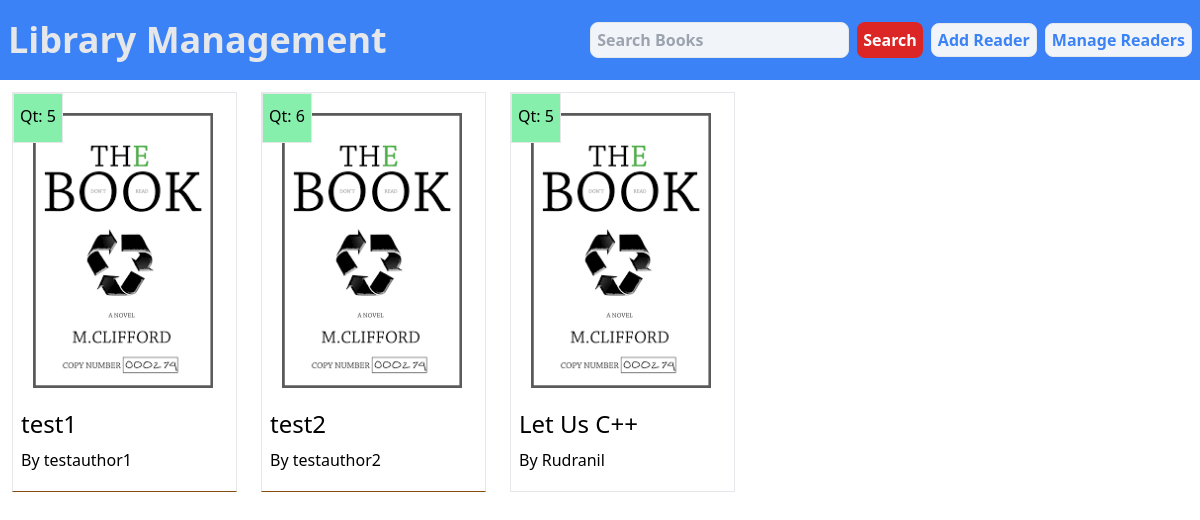
The app's page /, older data.
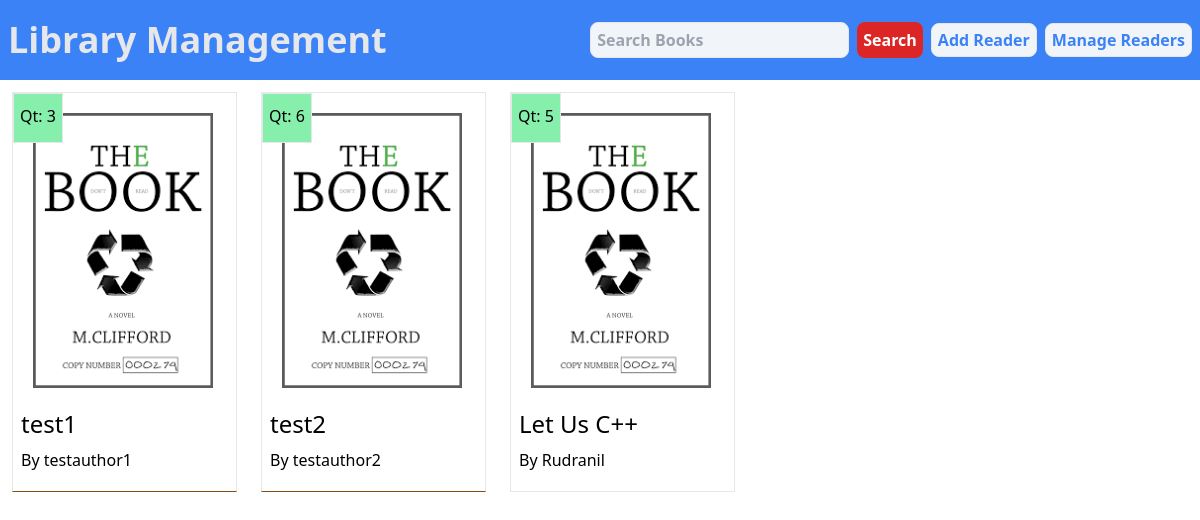
The same page, newer data.
### libapp/models.py (models this page shows, shortened)
class Book(models.Model):
    book_name=models.CharField(max_length=200)
    author_name=models.CharField(max_length=200)
    isbn_number=models.IntegerField()
    book_count=models.IntegerField()
    created_at=models.DateTimeField(auto_now_add=True)

### libapp/views.py (the view)
# urls.py: 2. Add a URL to urlpatterns:  path('', views.home, name='home')
def home(request):
    return render(request,'libapp/home1.html',context={
        'Books':Book.objects.all()
    })

### libapp/templates/libapp/home1.html (shortened to what this page needs)
{% load static %}
<!DOCTYPE html>
<html lang="en">
<head>
    <link href="{% static 'libapp/output.css' %}" rel="stylesheet">
</head>
<body>
    <nav class="flex bg-blue-500 py-3 w-full justify-between" >
        <h1 class="m-2 font-bold text-4xl text-gray-200 justify-start">Library Management</h1>
        <div class="flex m-1 items-center justify-end">
            <form action="" method="get" class="flex">
                <input type="text" placeholder="Search Books"
                class="mx-1 px-1.5 border rounded-lg bg-slate-100 font-semibold">
                <button class="mx-1 py-1.5 px-1.5  rounded-lg bg-red-600 font-semibold text-white hover:bg-red-700 " >Search</button>
            </form>
            <a href="addreader/"
            class="mx-1 py-1 px-1.5 border rounded-lg bg-slate-100 font-semibold text-blue-500 hover:bg-slate-200 hover:underline">Add Reader</a>
            <a href="{% url 'reader' '1' %}"
            class="mx-1 py-1 px-1.5 border rounded-lg bg-slate-100 font-semibold text-blue-500 hover:bg-slate-200 hover:underline">
            Manage Readers</a>
        </div>
    </nav>
    <main class="flex flex-wrap">
        {% for book in Books %}
        <div class="m-3 flex flex-col w-[225px] h-[400px] border hover:bg-slate-100 border-b-yellow-800">
            <div class="fixed border w-[50px] h-[50px] bg-green-300">
               <p class="flex justify-center mt-[10px]">Qt: {{book.book_count}}</p>
            </div>
            <img class="m-5 w-[180px] h[280] border]" src="{% static 'libapp/images.png' %}" alt="">
            <p class="text-2xl px-2">{{book.book_name}}</p>
            <p class="p-2">By {{book.author_name}}</p>
        </div>
        {% endfor %}
        <div class="m-3 flex flex-col w-[225px] h-[400px] border">
            <div class="fixed border w-[50px] h-[50px] bg-green-300">
               <p class="flex justify-center mt-[10px]">Qt: 5</p>
            </div>
            <img class="m-5 w-[180px] h[280] border]" src="{% static 'libapp/images.png' %}" alt="">
            <p class="text-2xl px-2">Let Us C++</p>
            <p class="p-2">By Rudranil</p>
        </div>
    </main>
</body>
</html>

Row changes from the older to the newer data that the page shows:
changed Book "test1": book_count "5" → "3"
